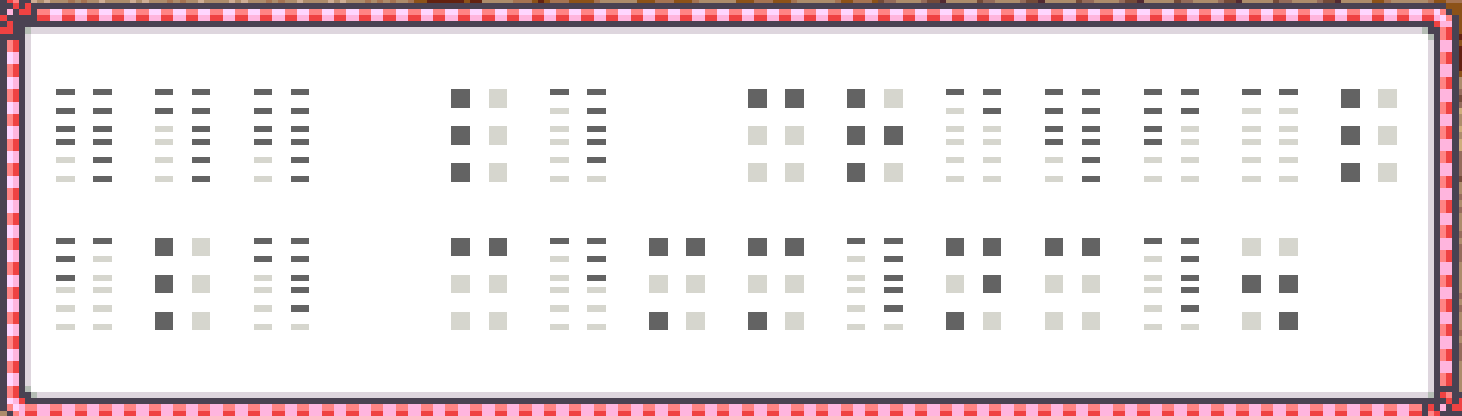
#> input picture solve-it/4/imagenes-isla-fail/S1.png, 1462 x 416 px
$ python nightwriting.py
#> lines starting #> are read from the running program, lines starting #| are printed output that depends on the picture; after the words box and inside, x2 and y2 are one past the last pixel; in counts of white or black regions, pixels touching at a corner belong together
"""Extractor de las senales de Fail Island (Solve It 4, EE34).

Las senales usan *night writing* (sonografia de Barbier): celda de 6 filas x 2
columnas; el numero de puntos MARCADOS de cada columna da una coordenada sobre
una rejilla 6x6 de sonidos.  Izquierda -> fila, derecha -> columna.

Detalles de render que hay que respetar:
  - tres niveles: <150 punto marcado, 150..244 hueco dibujado, >=245 fondo.
  - cada linea logica se ve como TRES bandas horizontales de dos filas cada una.
  - la primera celda de cada linea es un ORNAMENTO (barras ~3x mas altas),
    no es dato.
"""
from PIL import Image
import numpy as np, glob, os, sys

_HERE=os.path.dirname(os.path.abspath(__file__))

def bands(prof, thr, minlen):
    out=[]; cur=None
    for i,v in enumerate(prof):
        if v>thr:
            cur=[i,i] if cur is None else [cur[0],i]
        else:
            if cur and cur[1]-cur[0]+1>=minlen: out.append(tuple(cur))
            cur=None
    if cur and cur[1]-cur[0]+1>=minlen: out.append(tuple(cur))
    return out

def panel(im):
    bg=(im==255)
    ys=np.where(bg.sum(axis=1)>im.shape[1]*0.4)[0]
    xs=np.where(bg.sum(axis=0)>im.shape[0]*0.3)[0]
    return im[ys.min()+8:ys.max()-8, xs.min()+8:xs.max()-8]

def extract(path):
    P=panel(np.array(Image.open(path).convert('L')).astype(int))
    mark=(P<245)
    hb=bands(mark.sum(axis=1), 2, 10)
    out=[]
    for g in [hb[i:i+3] for i in range(0,len(hb),3)]:
        if len(g)<3: continue
        y0,y1=g[0][0], g[-1][1]
        rows=[a+3 for a,b in g]+[b-3 for a,b in g]; rows.sort()
        vb=bands(mark[y0:y1+1].sum(axis=0), 0, 4)
        cols=[]
        for a,b in vb:
            cx=(a+b)//2
            # conteo POR POSICION sobre las 6 filas; contar "runs" de pixel oscuro
            # infravalora, porque con 5-6 puntos las barras quedan pegadas y se funden
            n=sum(1 for y in rows if int(np.median(P[y-1:y+2, cx-3:cx+4]))<150)
            cols.append({'x0':a,'x1':b,'cx':cx,'n':n})
        line=[]; prev=None
        for i in range(0, len(cols)-1, 2):
            L,R=cols[i],cols[i+1]
            if prev is not None and L['x0']-prev>60: line.append(None)
            line.append((L['n'],R['n'])); prev=R['x1']
        out.append(line)
    return out

T={}
for r,row in enumerate([['a','i','o','u','é','è'],['an','in','on','un','eu','ou'],
                        ['b','d','g','j','v','z'],['p','t','q','ch','f','s'],
                        ['l','m','n','r','gn','ll'],['oi','oin','ian','ien','ion','ieu']]):
    for c,s in enumerate(row): T[(r+1,c+1)]=s

if __name__=='__main__':
    for p in sorted(glob.glob(sys.argv[1] if len(sys.argv)>1
                              else os.path.join(_HERE,'..','..','solve-it-4',
                                                  'imagenes-isla-fail','*.png'))):
        print(os.path.basename(p))
        for j,l in enumerate(extract(p),1):
#> in panel, `bg=(im==255)`:
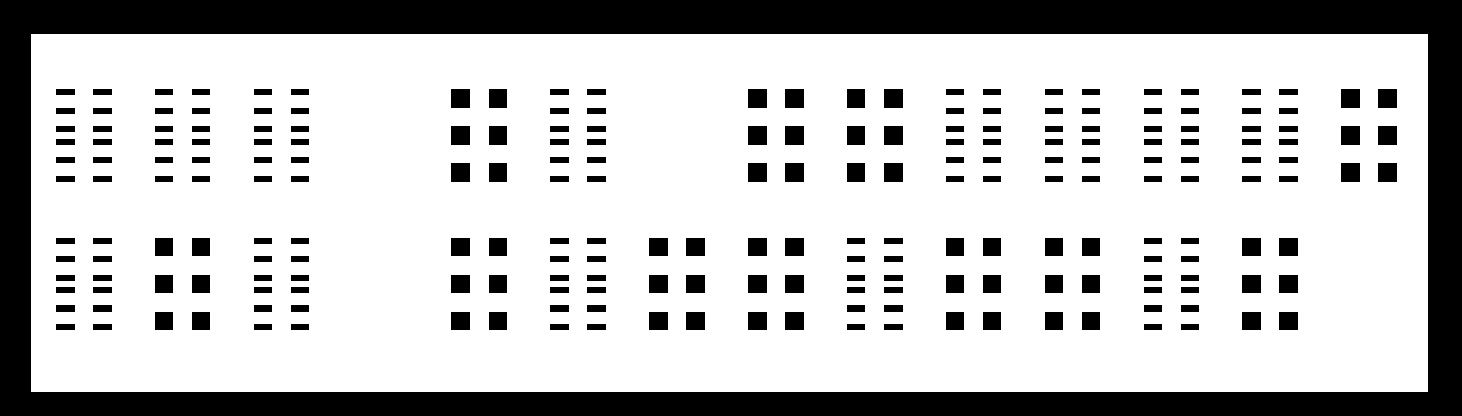
#> bg: shape (416, 1462) bool; 75.7% white; 223 black regions, largest, box (x1, y1, x2, y2) and area: (0, 0, 1462, 416) 108066, (451, 89, 470, 108) 361, (748, 89, 767, 108) 361
#> in panel, `ys=np.where(bg.sum(axis=1)>im.shape[1]*0.4)[0]`: ys = 358 values from 34 to 391
#> in panel, `xs=np.where(bg.sum(axis=0)>im.shape[0]*0.3)[0]`: xs = 1397 values from 31 to 1427
#> in panel, `return im[ys.min()+8:ys.max()-8, xs.min()+8:xs.max()-8]`:
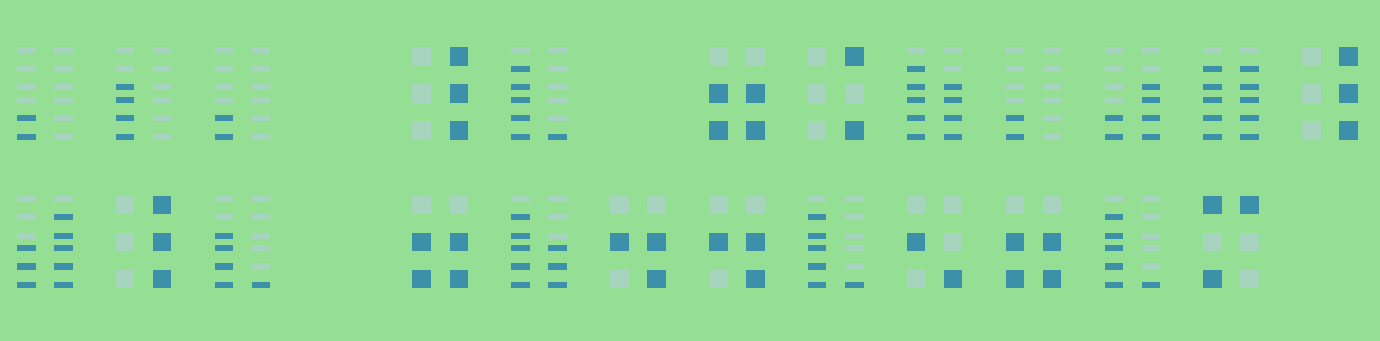
#> returned value: shape (341, 1380) int64; 3 distinct labels, from 99 to 255; one colour per label, 0 black
#> in extract, `mark=(P<245)`:
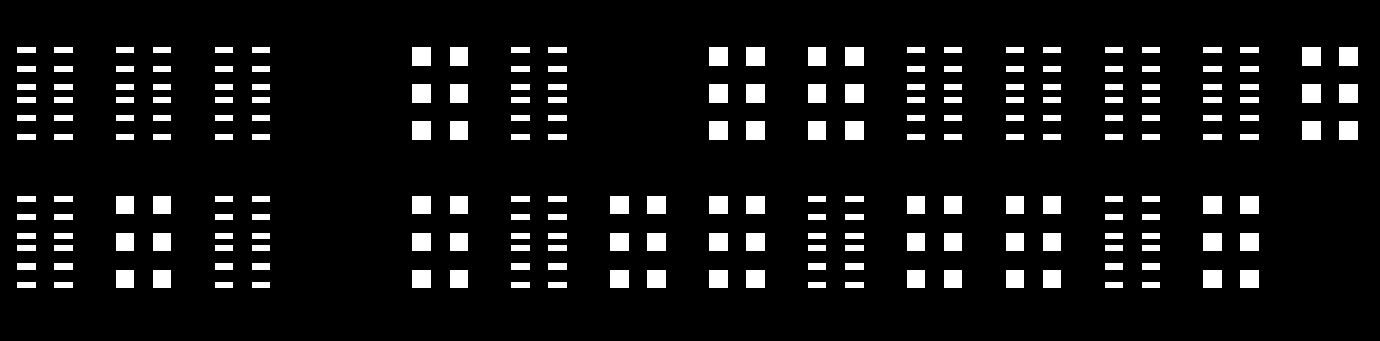
#> mark: shape (341, 1380) bool; 8.5% white; 222 white regions, largest, box (x1, y1, x2, y2) and area: (412, 47, 431, 66) 361, (709, 47, 728, 66) 361, (746, 47, 765, 66) 361
#> the loop in bands, `for i,v in enumerate(prof):` made 341 passes
#> (v, cur) on passes 48 to 59: (444, [47, 47]), (444, [47, 48]), (444, [47, 49]), (444, [47, 50]), (444, [47, 51]), (444, [47, 52]), (150, [47, 53]), (150, [47, 54]), (150, [47, 55]), (150, [47, 56]), (150, [47, 57]), (150, [47, 58])
#> cur on passes 61 to 66: [47, 60], [47, 61], [47, 62], [47, 63], [47, 64], [47, 65]
#> after the loop in bands, `for i,v in enumerate(prof):`: out = [(47, 71), (84, 102), (115, 139), (196, 219), (233, 250), (263, 287)]
#> in extract, `hb=bands(mark.sum(axis=1), 2, 10)`: hb has the same summary as out in bands
#> the loop in extract, `for g in [hb[i:i+3] for i in range(0,len(hb),3)]:` made 2 passes
#> (g, y0, y1) on passes 1 to 2: ([(47, 71), (84, 102), (115, 139)], 47, 139), ([(196, 219), (233, 250), (263, 287)], 196, 287)
#> after the loop in extract, `for g in [hb[i:i+3] for i in range(0,len(hb),3)]:`: out = 2 items
            pares=' '.join('/' if c is None else f'{c[0]}{c[1]}' for c in l)
            son  =''.join(' / ' if c is None else T.get(c,f'<{c[0]}{c[1]}>') for c in l)
            print(f'  L{j} {pares}')
#|   L1 46 26 46 / 40 15 / 11 42 12 46 42 11 40
            print(f'     {son}')
